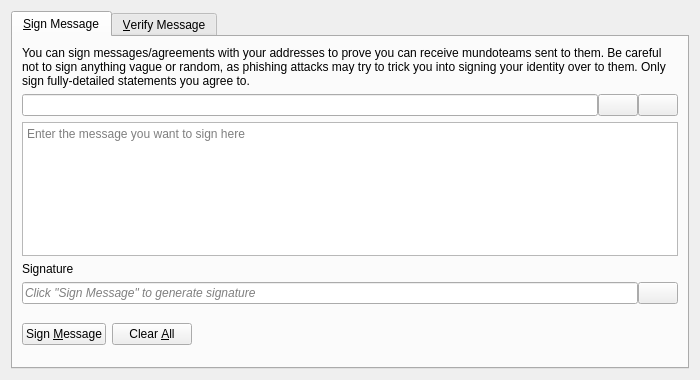
<?xml version="1.0" encoding="UTF-8"?>
<ui version="4.0">
 <class>SignVerifyMessageDialog</class>
 <widget class="QDialog" name="SignVerifyMessageDialog">
  <property name="geometry">
   <rect>
    <x>0</x>
    <y>0</y>
    <width>700</width>
    <height>380</height>
   </rect>
  </property>
  <property name="windowTitle">
   <string>Signatures - Sign / Verify a Message</string>
  </property>
  <property name="modal">
   <bool>true</bool>
  </property>
  <layout class="QVBoxLayout" name="verticalLayout">
   <item>
    <widget class="QTabWidget" name="tabWidget">
     <property name="currentIndex">
      <number>0</number>
     </property>
     <widget class="QWidget" name="tabSignMessage">
      <attribute name="title">
       <string>&amp;Sign Message</string>
      </attribute>
      <layout class="QVBoxLayout" name="verticalLayout_SM">
       <item>
        <widget class="QLabel" name="infoLabel_SM">
         <property name="text">
          <string>You can sign messages/agreements with your addresses to prove you can receive mundoteams sent to them. Be careful not to sign anything vague or random, as phishing attacks may try to trick you into signing your identity over to them. Only sign fully-detailed statements you agree to.</string>
         </property>
         <property name="textFormat">
          <enum>Qt::PlainText</enum>
         </property>
         <property name="wordWrap">
          <bool>true</bool>
         </property>
        </widget>
       </item>
       <item>
        <layout class="QHBoxLayout" name="horizontalLayout_1_SM">
         <property name="spacing">
          <number>0</number>
         </property>
         <item>
          <widget class="QValidatedLineEdit" name="addressIn_SM">
           <property name="toolTip">
            <string>The Mundoteam address to sign the message with</string>
           </property>
          </widget>
         </item>
         <item>
          <widget class="QPushButton" name="addressBookButton_SM">
           <property name="toolTip">
            <string>Choose previously used address</string>
           </property>
           <property name="text">
            <string/>
           </property>
           <property name="icon">
            <iconset resource="../bitcoin.qrc">
             <normaloff>:/icons/address-book</normaloff>:/icons/address-book</iconset>
           </property>
           <property name="shortcut">
            <string>Alt+A</string>
           </property>
           <property name="autoDefault">
            <bool>false</bool>
           </property>
          </widget>
         </item>
         <item>
          <widget class="QPushButton" name="pasteButton_SM">
           <property name="toolTip">
            <string>Paste address from clipboard</string>
           </property>
           <property name="text">
            <string/>
           </property>
           <property name="icon">
            <iconset resource="../bitcoin.qrc">
             <normaloff>:/icons/editpaste</normaloff>:/icons/editpaste</iconset>
           </property>
           <property name="shortcut">
            <string>Alt+P</string>
           </property>
           <property name="autoDefault">
            <bool>false</bool>
           </property>
          </widget>
         </item>
        </layout>
       </item>
       <item>
        <widget class="QPlainTextEdit" name="messageIn_SM">
         <property name="toolTip">
          <string>Enter the message you want to sign here</string>
         </property>
         <property name="placeholderText">
          <string>Enter the message you want to sign here</string>
         </property>
        </widget>
       </item>
       <item>
        <widget class="QLabel" name="signatureLabel_SM">
         <property name="text">
          <string>Signature</string>
         </property>
         <property name="textFormat">
          <enum>Qt::PlainText</enum>
         </property>
        </widget>
       </item>
       <item>
        <layout class="QHBoxLayout" name="horizontalLayout_2_SM">
         <property name="spacing">
          <number>0</number>
         </property>
         <item>
          <widget class="QLineEdit" name="signatureOut_SM">
           <property name="placeholderText">
            <string>Click "Sign Message" to generate signature</string>
           </property>
           <property name="font">
            <font>
             <italic>true</italic>
            </font>
           </property>
           <property name="readOnly">
            <bool>true</bool>
           </property>
          </widget>
         </item>
         <item>
          <widget class="QPushButton" name="copySignatureButton_SM">
           <property name="toolTip">
            <string>Copy the current signature to the system clipboard</string>
           </property>
           <property name="text">
            <string/>
           </property>
           <property name="icon">
            <iconset resource="../bitcoin.qrc">
             <normaloff>:/icons/editcopy</normaloff>:/icons/editcopy</iconset>
           </property>
           <property name="autoDefault">
            <bool>false</bool>
           </property>
          </widget>
         </item>
        </layout>
       </item>
       <item>
        <layout class="QHBoxLayout" name="horizontalLayout_3_SM">
         <item>
          <widget class="QPushButton" name="signMessageButton_SM">
           <property name="toolTip">
            <string>Sign the message to prove you own this Mundoteam address</string>
           </property>
           <property name="text">
            <string>Sign &amp;Message</string>
           </property>
           <property name="icon">
            <iconset resource="../bitcoin.qrc">
             <normaloff>:/icons/edit</normaloff>:/icons/edit</iconset>
           </property>
           <property name="autoDefault">
            <bool>false</bool>
           </property>
          </widget>
         </item>
         <item>
          <widget class="QPushButton" name="clearButton_SM">
           <property name="toolTip">
            <string>Reset all sign message fields</string>
           </property>
           <property name="text">
            <string>Clear &amp;All</string>
           </property>
           <property name="icon">
            <iconset resource="../bitcoin.qrc">
             <normaloff>:/icons/remove</normaloff>:/icons/remove</iconset>
           </property>
           <property name="autoDefault">
            <bool>false</bool>
           </property>
          </widget>
         </item>
         <item>
          <spacer name="horizontalSpacer_1_SM">
           <property name="orientation">
            <enum>Qt::Horizontal</enum>
           </property>
           <property name="sizeHint" stdset="0">
            <size>
             <width>40</width>
             <height>48</height>
            </size>
           </property>
          </spacer>
         </item>
         <item>
          <widget class="QLabel" name="statusLabel_SM">
           <property name="font">
            <font>
             <weight>75</weight>
             <bold>true</bold>
            </font>
           </property>
           <property name="text">
            <string/>
           </property>
           <property name="wordWrap">
            <bool>true</bool>
           </property>
          </widget>
         </item>
         <item>
          <spacer name="horizontalSpacer_2_SM">
           <property name="orientation">
            <enum>Qt::Horizontal</enum>
           </property>
           <property name="sizeHint" stdset="0">
            <size>
             <width>40</width>
             <height>48</height>
            </size>
           </property>
          </spacer>
         </item>
        </layout>
       </item>
      </layout>
     </widget>
     <widget class="QWidget" name="tabVerifyMessage">
      <attribute name="title">
       <string>&amp;Verify Message</string>
      </attribute>
      <layout class="QVBoxLayout" name="verticalLayout_VM">
       <item>
        <widget class="QLabel" name="infoLabel_VM">
         <property name="text">
          <string>Enter the receiver's address, message (ensure you copy line breaks, spaces, tabs, etc. exactly) and signature below to verify the message. Be careful not to read more into the signature than what is in the signed message itself, to avoid being tricked by a man-in-the-middle attack. Note that this only proves the signing party receives with the address, it cannot prove sendership of any transaction!</string>
         </property>
         <property name="textFormat">
          <enum>Qt::PlainText</enum>
         </property>
         <property name="alignment">
          <set>Qt::AlignLeading|Qt::AlignLeft|Qt::AlignTop</set>
         </property>
         <property name="wordWrap">
          <bool>true</bool>
         </property>
        </widget>
       </item>
       <item>
        <layout class="QHBoxLayout" name="horizontalLayout_1_VM">
         <property name="spacing">
          <number>0</number>
         </property>
         <item>
          <widget class="QValidatedLineEdit" name="addressIn_VM">
           <property name="toolTip">
            <string>The Mundoteam address the message was signed with</string>
           </property>
          </widget>
         </item>
         <item>
          <widget class="QPushButton" name="addressBookButton_VM">
           <property name="toolTip">
            <string>Choose previously used address</string>
           </property>
           <property name="text">
            <string/>
           </property>
           <property name="icon">
            <iconset resource="../bitcoin.qrc">
             <normaloff>:/icons/address-book</normaloff>:/icons/address-book</iconset>
           </property>
           <property name="shortcut">
            <string>Alt+A</string>
           </property>
           <property name="autoDefault">
            <bool>false</bool>
           </property>
          </widget>
         </item>
        </layout>
       </item>
       <item>
        <widget class="QPlainTextEdit" name="messageIn_VM">
          <property name="toolTip">
            <string>The signed message to verify</string>
          </property>
          <property name="placeholderText">
            <string>The signed message to verify</string>
          </property>
        </widget>
       </item>
       <item>
        <widget class="QValidatedLineEdit" name="signatureIn_VM">
          <property name="toolTip">
            <string>The signature given when the message was signed</string>
          </property>
          <property name="placeholderText">
            <string>The signature given when the message was signed</string>
          </property>
        </widget>
       </item>
       <item>
        <layout class="QHBoxLayout" name="horizontalLayout_2_VM">
         <item>
          <widget class="QPushButton" name="verifyMessageButton_VM">
           <property name="toolTip">
            <string>Verify the message to ensure it was signed with the specified Mundoteam address</string>
           </property>
           <property name="text">
            <string>Verify &amp;Message</string>
           </property>
           <property name="icon">
            <iconset resource="../bitcoin.qrc">
             <normaloff>:/icons/transaction_0</normaloff>:/icons/transaction_0</iconset>
           </property>
           <property name="autoDefault">
            <bool>false</bool>
           </property>
          </widget>
         </item>
         <item>
          <widget class="QPushButton" name="clearButton_VM">
           <property name="toolTip">
            <string>Reset all verify message fields</string>
           </property>
           <property name="text">
            <string>Clear &amp;All</string>
           </property>
           <property name="icon">
            <iconset resource="../bitcoin.qrc">
             <normaloff>:/icons/remove</normaloff>:/icons/remove</iconset>
           </property>
           <property name="autoDefault">
            <bool>false</bool>
           </property>
          </widget>
         </item>
         <item>
          <spacer name="horizontalSpacer_1_VM">
           <property name="orientation">
            <enum>Qt::Horizontal</enum>
           </property>
           <property name="sizeHint" stdset="0">
            <size>
             <width>40</width>
             <height>48</height>
            </size>
           </property>
          </spacer>
         </item>
         <item>
          <widget class="QLabel" name="statusLabel_VM">
           <property name="font">
            <font>
             <weight>75</weight>
             <bold>true</bold>
            </font>
           </property>
           <property name="text">
            <string/>
           </property>
           <property name="wordWrap">
            <bool>true</bool>
           </property>
          </widget>
         </item>
         <item>
          <spacer name="horizontalSpacer_2_VM">
           <property name="orientation">
            <enum>Qt::Horizontal</enum>
           </property>
           <property name="sizeHint" stdset="0">
            <size>
             <width>40</width>
             <height>48</height>
            </size>
           </property>
          </spacer>
         </item>
        </layout>
       </item>
      </layout>
     </widget>
    </widget>
   </item>
  </layout>
 </widget>
 <customwidgets>
  <customwidget>
   <class>QValidatedLineEdit</class>
   <extends>QLineEdit</extends>
   <header>qt/qvalidatedlineedit.h</header>
  </customwidget>
 </customwidgets>
 <resources>
  <include location="../bitcoin.qrc"/>
 </resources>
 <connections/>
</ui>
